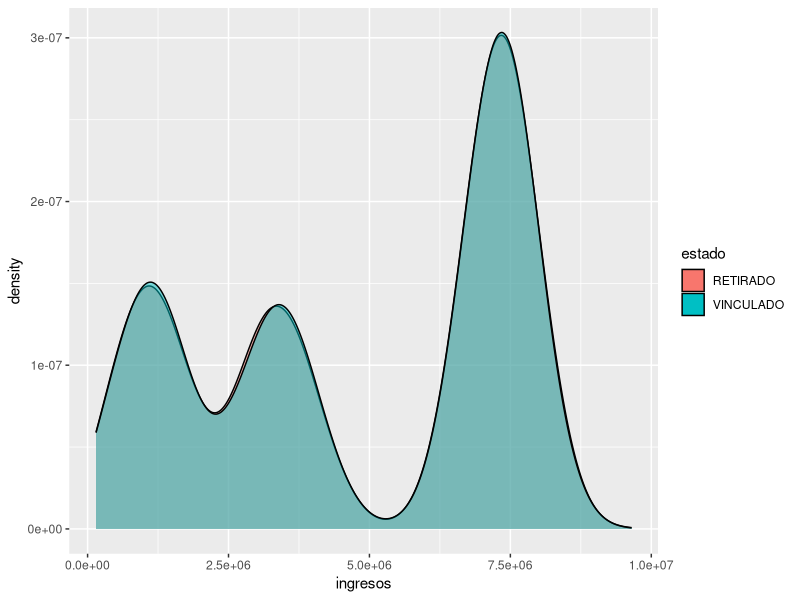
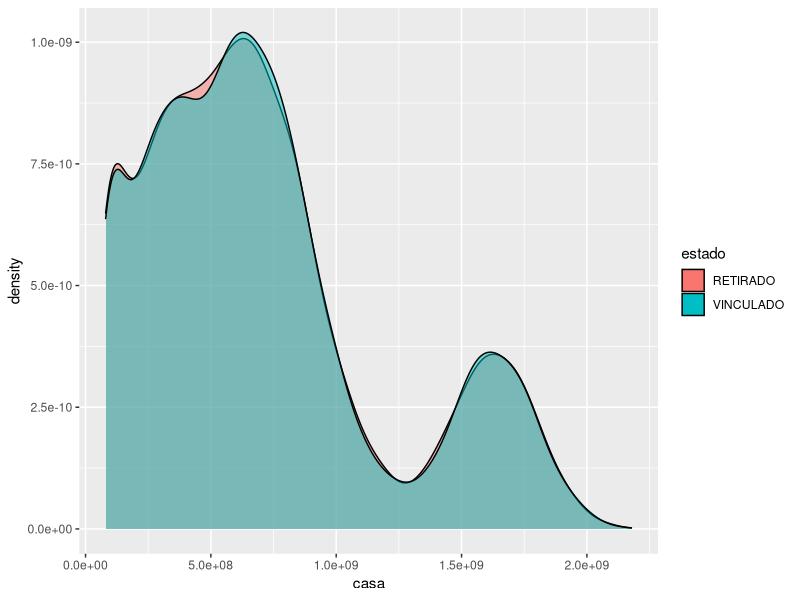
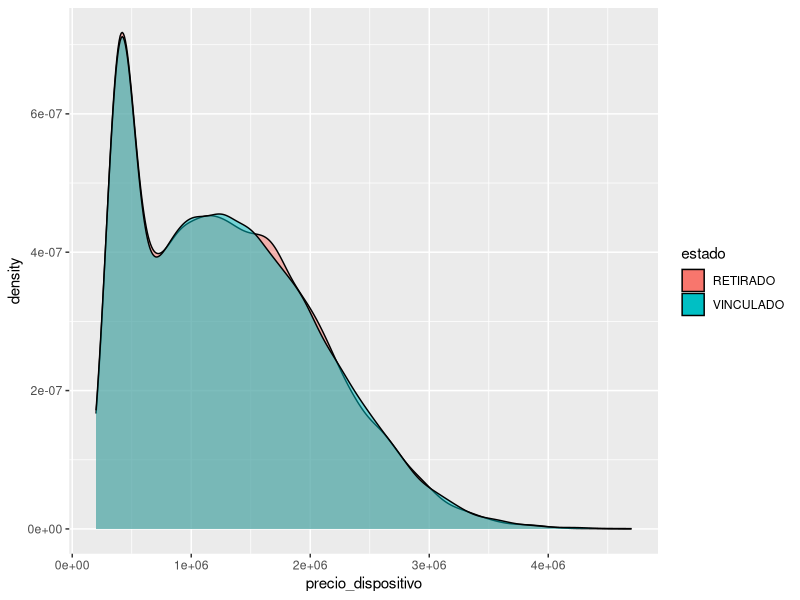
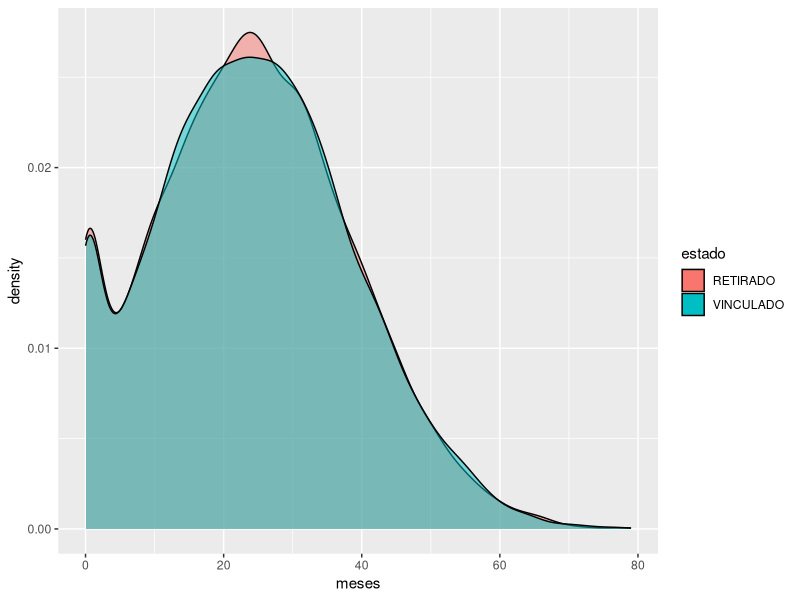
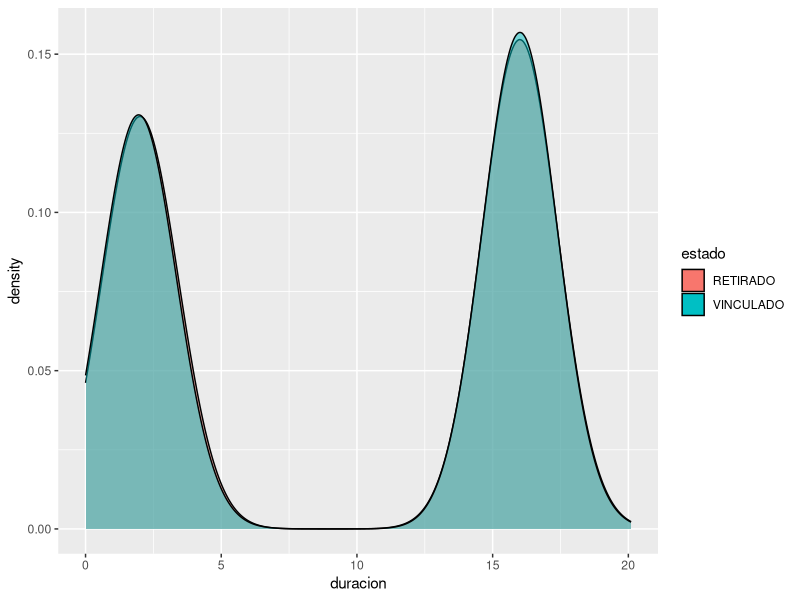
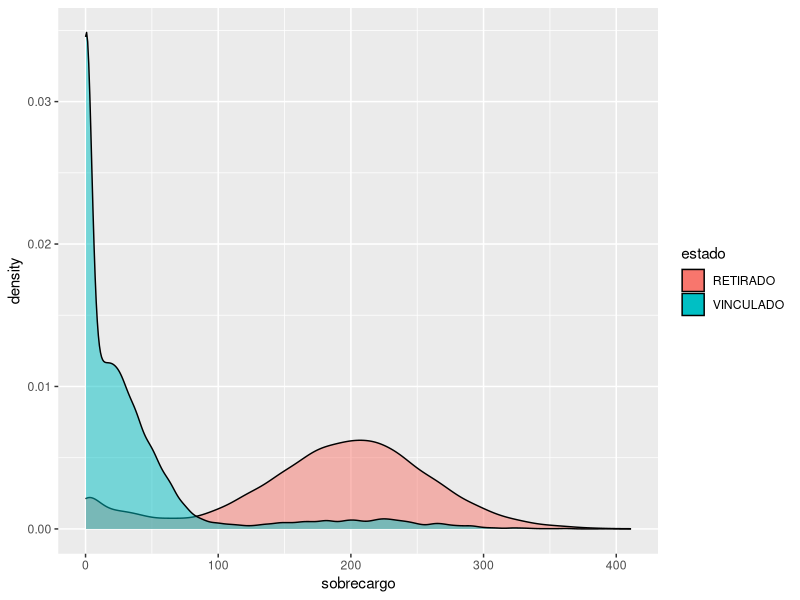
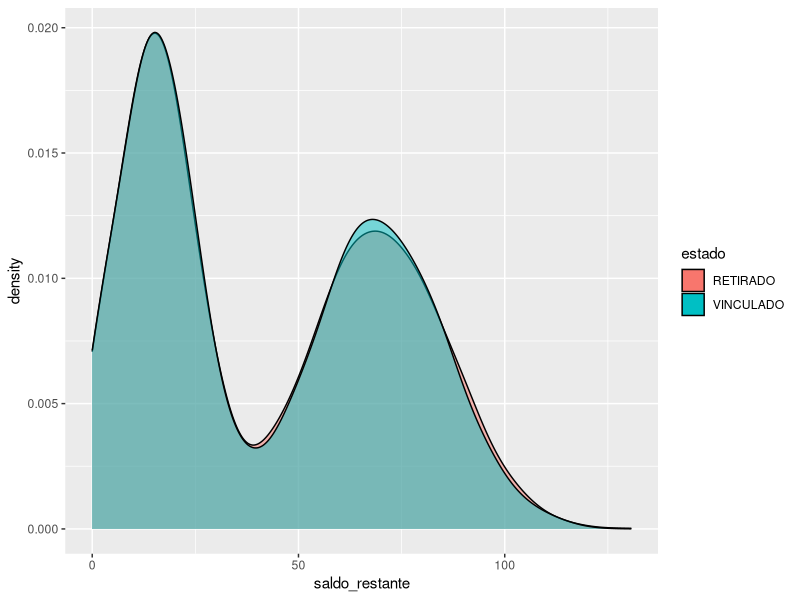
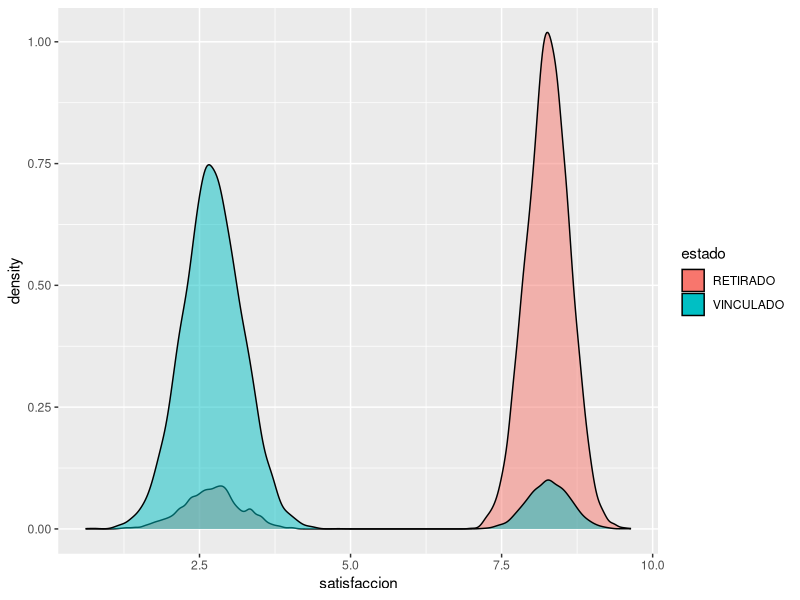

Write R code to recreate these figures, in order. (Note: this script raises an error after producing the figures.)
## ---- chunk 1
library(tidyverse)
library(caret)
library(doParallel)
## ---- chunk 2
data_raw <- read.csv("data.csv")

colnames(data_raw) <- tolower(colnames(data_raw))

str(data_raw)
## ---- chunk 3
summary(data_raw)
## ---- chunk 4
data.frame(
  retirados = nrow(data_raw[(data_raw$estado == "RETIRADO"), ]) / nrow(data_raw),
  vinculados = nrow(data_raw[(data_raw$estado == "VINCULADO"), ]) / nrow(data_raw)
)
## ---- chunk 5
ggplot(data_raw) + geom_density(aes(ingresos, group = estado, fill = estado, alpha = I(0.5)))
## ---- chunk 6
ggplot(data_raw) + geom_density(aes(casa, group = estado, fill = estado, alpha = I(0.5)))
## ---- chunk 7
ggplot(data_raw) + geom_density(aes(precio_dispositivo, group = estado, fill = estado, alpha = I(0.5)))
## ---- chunk 8
ggplot(data_raw) + geom_density(aes(meses, group = estado, fill = estado, alpha = I(0.5)))
## ---- chunk 9
ggplot(data_raw) + geom_density(aes(duracion, group = estado, fill = estado, alpha = I(0.5)))
## ---- chunk 10
ggplot(data_raw) + geom_density(aes(sobrecargo, group = estado, fill = estado, alpha = I(0.5)))
## ---- chunk 11
ggplot(data_raw) + geom_density(aes(saldo_restante, group = estado, fill = estado, alpha = I(0.5)))
## ---- chunk 12
ggplot(data_raw) + geom_density(aes(satisfaccion, group = estado, fill = estado, alpha = I(0.5)))
## ---- chunk 13
are_outliers <- function(dt) {
  mean_data <- mean(dt)
  sd_data <- sd(dt)

  are_outliers <- abs((dt - mean_data) / sd_data) >= 4

  return(are_outliers)
}

data <- data_raw %>%
  filter_at(vars(-matches("estado")), all_vars(!are_outliers(.)))

nrow(data_raw) - nrow(data)
## ---- chunk 14
featurePlot(
  x = data[, colnames(data) != "estado"],
  y = data$estado,
  plot = "pairs",
  auto.key = list(columns = 2)
)
## ---- chunk 15
set.seed(1)
data_training_index <- createDataPartition(data$estado, p = 0.8, list = FALSE, times = 1)

data_training <- data[data_training_index, ]
data_test <- data[-data_training_index, ]

nrow(data_training)
nrow(data_test)
## ---- chunk 16
cl <- makePSOCKcluster(12)

registerDoParallel(cl)
## ---- chunk 17
seed <- rep(1, 500)
knn_seeds <- list(seed, seed, seed, seed, seed, seed, seed, seed, seed, seed, 1)

model_knn <- train(estado ~ ., data_training,
  method = "knn",
  trControl = trainControl(method = "repeatedcv", repeats = 1, number = 10, seeds = knn_seeds),
  tuneGrid = expand.grid(k = 1:500),
  preProcess = c("center", "scale")
)
## ---- chunk 18
ggplot(model_knn$results) +
  geom_line(aes(x = k, y = Accuracy, color = "Accuracy")) +
  geom_line(aes(x = k, y = Kappa, color = "Kappa"))

model_knn$results[which.max(model_knn$results$Accuracy), ]
model_knn$results[which.max(model_knn$results$Kappa), ]
## ---- chunk 19
seed <- c(1)
tree_seeds <- list(seed, seed, seed, seed, seed, seed, seed, seed, seed, seed, 1)

model_tree <- train(estado ~ ., data_training,
  method = "rpart",
  trControl = trainControl(method = "repeatedcv", repeats = 1, number = 10, seeds = tree_seeds),
  tuneGrid = expand.grid(cp = seq(0, 1, 0.001))
)
## ---- chunk 20
ggplot(model_tree$results) +
  geom_line(aes(x = -cp, y = Accuracy, color = "Accuracy")) +
  geom_line(aes(x = -cp, y = Kappa, color = "Kappa"))

model_tree$bestTune$cp
model_tree$results
## ---- chunk 21
seed <- c(1)
reg_seeds <- list(seed, seed, seed, seed, seed, seed, seed, seed, seed, seed, 1)

model_reg <- train(estado ~ ., data_training,
  method = "glmStepAIC",
  trControl = trainControl(method = "repeatedcv", repeats = 1, number = 10, verboseIter = TRUE, seeds = reg_seeds),
  preProcess = c("center", "scale")
)
## ---- chunk 22
stopCluster(cl)
## ---- chunk 23
model_reg$results
